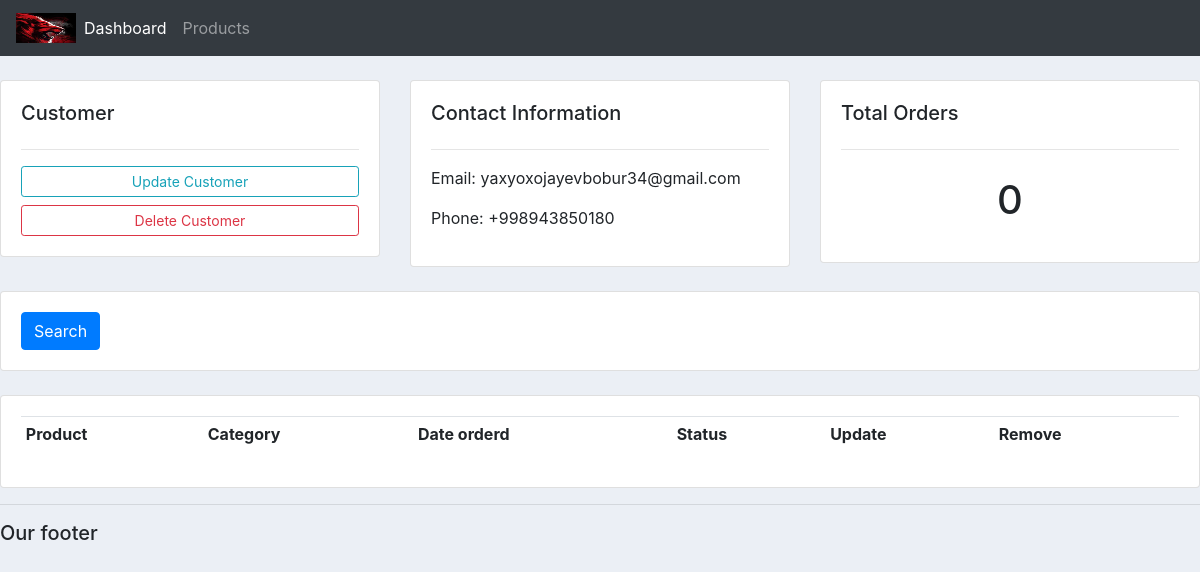
Before: /customer/1/ with the older database file.
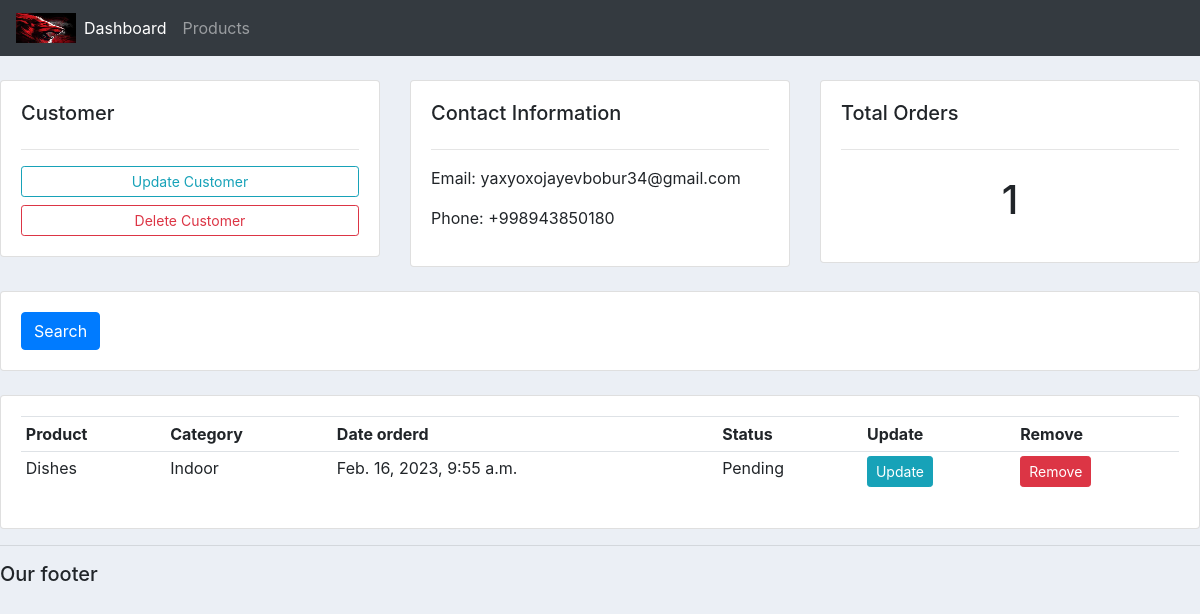
After: the same page with the newer database file.
### accounts/models.py (models this page shows)
class Order(models.Model):
    STATUS = (
        ('Pending', 'Pending'),
        ('Out for delivery', 'Out for delivery'),
        ('Delivered', 'Delivered'),
    )
    customer = models.ForeignKey(Customer, null=True, on_delete=models.SET_NULL)
    product = models.ForeignKey(Product, null=True, on_delete=models.SET_NULL)
    date_created = models.DateTimeField(auto_now_add=True, null=True)
    status = models.CharField(max_length=200, null=True, choices=STATUS)

class Product(models.Model):
    CATEGORY = (
        ('Indoor', 'Indoor'),
        ('Out Door', 'Out Door'),
    )
    name = models.CharField(max_length=200, null=True)
    price =models.FloatField(null=True)
    category =models.CharField(max_length=200, null=True, choices=CATEGORY)
    description =models.CharField(max_length=200, null=True, blank=True)
    date_created =models.DateTimeField(auto_now_add=True, null=True)
    tags = models.ManyToManyField(Tag)
    def __str__(self):
        return self.name

### accounts/views.py (the view)
# urls.py: path('customer/<str:pk_test>/', views.customer, name='customer'),
def customer(request, pk_test):
    customer=Customer.objects.get(id=pk_test)
    orders=customer.order_set.all()
    order_count=orders.count()
    context={'customer': customer, 'orders': orders, 'order_count': order_count}
    return render(request, 'accounts/customer.html', context)

### accounts/templates/accounts/customer.html
{% extends 'accounts/main.html' %}
{% block content %}
<br>
<div class="row">
    <div class="col-md">
        <div class="card card-body">
            <h5>Customer</h5>
            <hr>
            <a class="btn btn-outline-info btn-sm btn-block" href="">Update Customer</a>
            <a class="btn btn-outline-danger btn-sm btn-block" href="">Delete Customer</a>
        </div>
    </div>
<div class="col-md">
    <div class="card card-body">
        <h5>Contact Information</h5>
        <hr>
        <p>Email: {{customer.email}}</p>
        <p>Phone: {{customer.phone}}</p>
    </div>
</div>
<div class="col-md">
    <div class="card card-body">
        <h5>
            Total Orders
        </h5>
        <hr>
        <h1 style="text-align: center;padding: 10px;">{{order_count}}</h1>
    </div>
</div>
</div>
<br>
<div class="row">
    <div class="col">
        <div class="card card-body">
            <form method="get">
                <button class="btn btn-primary" type="submit">Search</button>
            </form>
        </div>
    </div>
</div>
<br>
<div class="row">
    <div class="col-md">
        <div class="card card-body">
            <table class="table table-sm">
                <tr><th>Product</th>
                <th>Category</th>
                <th>Date orderd</th>
                <th>Status</th>
                <th>Update</th>
                <th>Remove</th>
            </tr>
            {% for order in orders %}
            <tr>
                <td>{{order.product}}</td>
                <td>{{order.product.category}}</td>
                <td>{{order.date_created}}</td>
                <td>{{order.status}}</td>
                <td><a  class="btn btn-sm btn-info" href="">Update</a></td>
                <td><a class="btn btn-sm btn-danger" href="">Remove</a></td>
            </tr>
            {% endfor %}
            </table>
        </div>
    </div>
</div>
{% endblock content %}

Changed rows visible on the page:
added Order: product "Dishes", product.category "Indoor", date_created "Feb. 16, 2023, 9:55 a.m.", status "Pending"
Other visible differences:
{{ order_count }}: "0" → "1"
